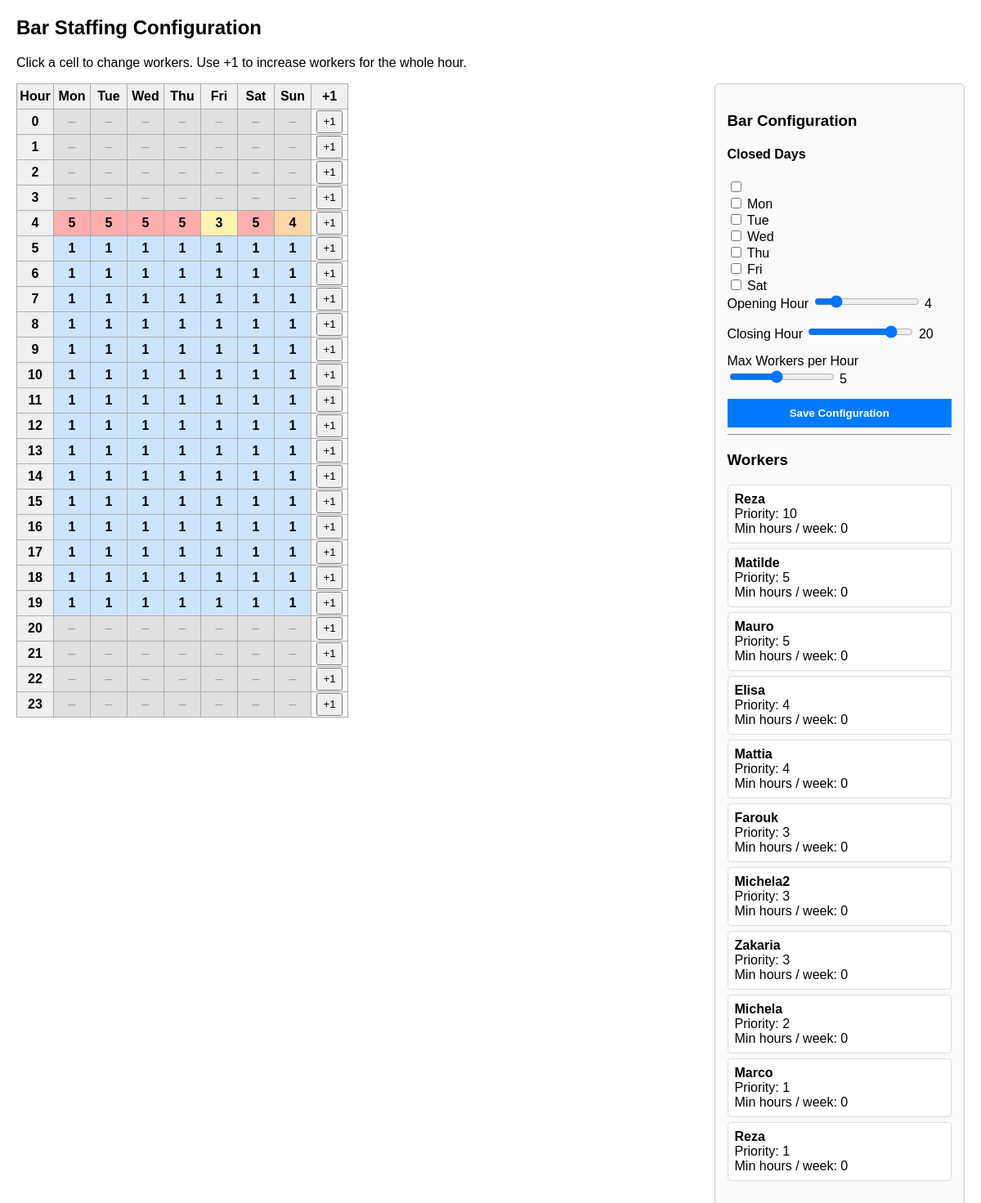
/config/staffing/, run on an earlier commit of the app's database.
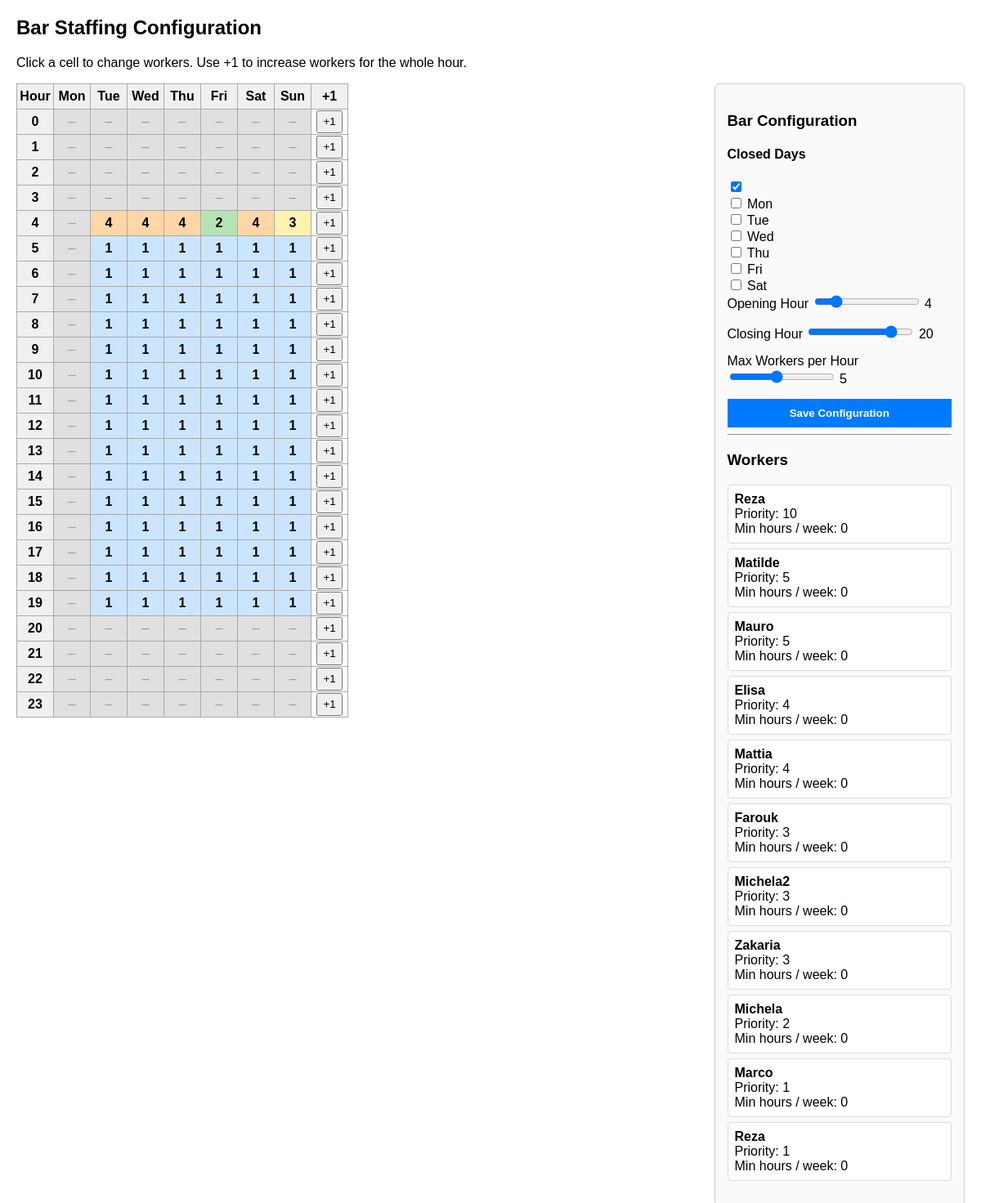
And on a later commit of the database.
### scheduler/models.py (models this page shows, shortened)
class BarConfig(models.Model):
    opening_hour = models.IntegerField(default=4)  # 0–23
    closing_hour = models.IntegerField(default=23)  # 0–23
    max_workers_per_hour = models.IntegerField(default=4)
    closed_days = models.JSONField(default=list)  # [0, 6] = Mon & Sun closed

class Worker(models.Model):
    name = models.CharField(max_length=100)
    priority = models.IntegerField(default=1)
    min_hours_per_week = models.IntegerField(default=0)

### scheduler/views.py (the view, shortened to what this page needs)
# urls.py: path("config/staffing/", views.staffing_config_view, name="staffing_config"),
@csrf_exempt
def staffing_config_view(request):
    bar, _ = BarConfig.objects.get_or_create(
        id=1,
        defaults={
            "opening_hour": 0,
            "closing_hour": 24,
            "max_workers_per_hour": 4,
            "closed_days": []
        }
    )
    workers = Worker.objects.all().order_by("-priority", "name")
    saved = {}
    for req in StaffingRequirement.objects.all():
        saved.setdefault(req.day_of_week, {})
        saved[req.day_of_week][req.hour] = req.required_workers
    context = {
        "hours": range(24),
        "days": range(7),
        "day_names": ["Mon", "Tue", "Wed", "Thu", "Fri", "Sat", "Sun"],
        "opening_hour": bar.opening_hour,
        "closing_hour": bar.closing_hour,
        "max_workers": bar.max_workers_per_hour,
        "closed_days": bar.closed_days,
        "saved": saved,
        "workers": workers,
    }
    return render(request, "config/staffing.html", context)

### scheduler/templatetags/dict_extras.py (called while the page is built)
@register.filter
def get_item(dictionary, key):
    if not dictionary:
        return None
    return dictionary.get(key)

### templates/config/staffing.html (shortened to what this page needs)
{% load static %}
{% load dict_extras %}
<!DOCTYPE html>
<html>
<head>
    <link rel="stylesheet" href="{% static 'css/staffing.css' %}">
</head>
<body>
<h2>Bar Staffing Configuration</h2>
<p>Click a cell to change workers. Use +1 to increase workers for the whole hour.</p>
<div class="page-layout">
    <div class="grid-container">
        <table id="grid">
            <tr>
                <th>Hour</th>
                {% for day in day_names %}
                    <th>{{ day }}</th>
                {% endfor %}
                <th>+1</th>
            </tr>
            {% for hour in hours %}
            <tr>
                <th>{{ hour }}</th>
                {% for day in days %}
                    {% with workers=saved|get_item:day|get_item:hour %}
                        {% if day in closed_days or hour < opening_hour or hour >= closing_hour %}
                            <td class="closed-hour">–</td>
                        {% else %}
                            <td class="open-hour workers-{{ workers|default:1 }}"
                                data-day="{{ day }}"
                                data-hour="{{ hour }}"
                                data-workers="{{ workers|default:1 }}">
                                {{ workers|default:1 }}
                            </td>
                        {% endif %}
                    {% endwith %}
                {% endfor %}
                <td>
                    <button class="hour-plus-btn" data-hour="{{ hour }}">+1</button>
                </td>
            </tr>
            {% endfor %}
        </table>
    </div>
    <div class="controls-container">
        <h3>Bar Configuration</h3>
        <h4>Closed Days</h4>
        {% for i in days %}
            <label>
                <input type="checkbox"
                       class="closed-day-checkbox"
                       value="{{ i }}"
                       {% if i in closed_days %}checked{% endif %}>
                {{ day_names|slice:i|last }}
            </label><br>
        {% endfor %}
        <div class="control-group">
            <label>Opening Hour</label>
            <input type="range" id="openingHour" min="0" max="23" value="{{ opening_hour }}">
            <span id="openingHourValue"></span>
        </div>
        <div class="control-group">
            <label>Closing Hour</label>
            <input type="range" id="closingHour" min="1" max="24" value="{{ closing_hour }}">
            <span id="closingHourValue"></span>
        </div>
        <div class="control-group">
            <label>Max Workers per Hour</label>
            <input type="range" id="maxWorkers" min="1" max="10" value="{{ max_workers }}">
            <span id="maxWorkersValue"></span>
        </div>
        <button class="save-btn" onclick="saveConfig()">Save Configuration</button>
        <hr>
        <h3>Workers</h3>
        {% if workers %}
            <ul class="worker-list">
                {% for worker in workers %}
                    <li>
                        <strong>{{ worker.name }}</strong><br>
                        Priority: {{ worker.priority }}<br>
                        Min hours / week: {{ worker.min_hours_per_week }}
                    </li>
                {% endfor %}
            </ul>
        {% else %}
            <p>No workers added yet.</p>
        {% endif %}
    </div>
</div>
</body>
</html>

### static/css/staffing.css (style rules this page uses)
body { font-family: Arial, sans-serif; margin: 20px; }
.page-layout { display: flex; gap: 30px; align-items: flex-start; }
.grid-container { flex: 3; overflow-x: auto; }
table { border-collapse: collapse; }
th, td { border: 1px solid #aaa; width: 42px; height: 28px; text-align: center; }
th { background: #f0f0f0; }
td.closed-hour { background: #e0e0e0; color: #999; }
td.workers-1 { background: #cce5ff; }
td.workers-2 { background: #b6e3b6; }
td.workers-3 { background: #fff3b0; }
td.workers-4 { background: #ffd6a5; }
td.open-hour { cursor: pointer; font-weight: bold; }
.controls-container { flex: 1; padding: 15px; border: 1px solid #ccc; border-radius: 6px; background: #fafafa; }
.control-group { margin-bottom: 15px; }
.save-btn { width: 100%; padding: 10px; font-weight: bold; background: #007bff; color: white; border: none; cursor: pointer; }
.hour-plus-btn { width: 32px; height: 28px; cursor: pointer; }
.worker-list { list-style: none; padding: 0; }
.worker-list li { background: white; border: 1px solid #ddd; padding: 8px; margin-bottom: 6px; border-radius: 4px; }

What changed in the data, as far as the page shows it:
changed BarConfig: closed_days "☐" → "☑"
Also different on the page:
list line gone: "5 5 5 5 5"
new list line: "– 4 4 2 4"
list line gone: "1"
